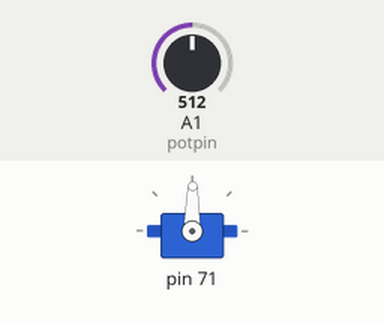
Simulated run of this sketch. Board: Arduino Uno, built with avr-gcc and run on an emulated ATmega328P. Parts: servo. Inputs (shaded band) come from the test bench; at power-on: A1 (potpin) = 512.

Above: at 1.2 s.
1.3 s: A1 (potpin) set to 716
At 2.0 s:
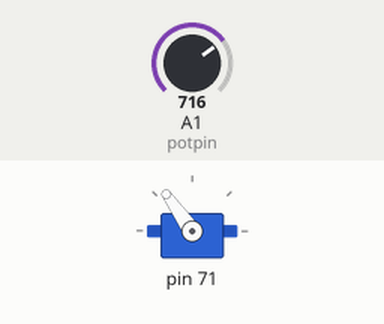
2.8 s: A1 (potpin) set to 900
At 4.0 s:
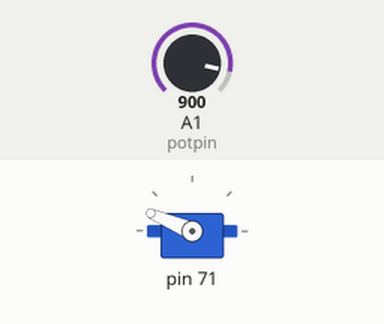
4.3 s: A1 (potpin) set to 1023
At 5.5 s:
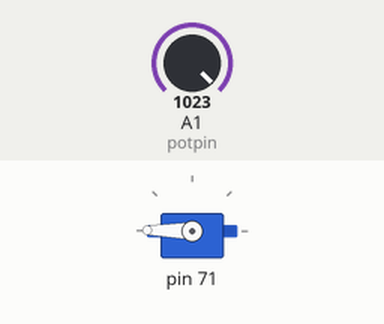
5.8 s: A1 (potpin) set to 306
At 6.4 s:
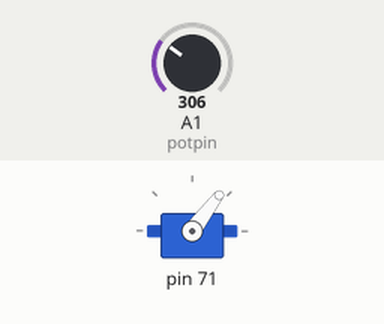
7.3 s: A1 (potpin) set to 122
At 7.8 s:
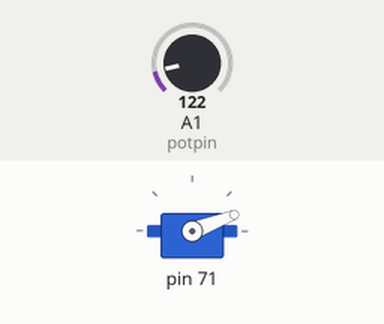
8.8 s: A1 (potpin) set to 511
At 9.8 s:
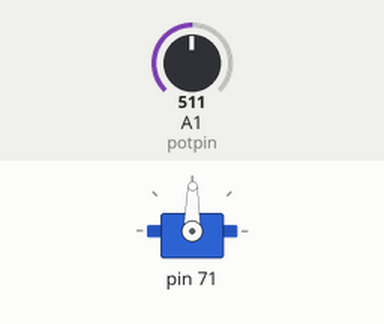
Timing chart, 0 to 11.3 s (numbered marks = the images above; inputs shaded):
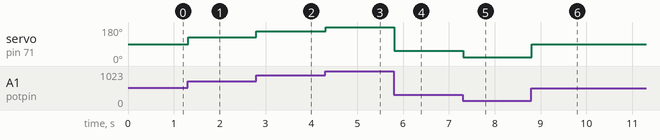

The sketch:

Knob.ino
```cpp
#include <Makeblock.h>
#include <Arduino.h>
#include <SoftwareSerial.h>
#include <Wire.h>

#include <Servo.h> //include the Servo library;

MePort port(PORT_3);
Servo myservo;  // create servo object to control a servo
int servopin =  port.pin2();//attaches the servo on PORT_3 SLOT2 to the servo object
int potpin = A1;//  // analog pin used to connect the potentiometer
int val;    // variable to read the value from the analog pin

void setup()
{
  myservo.attach(servopin);  // attaches the servo on servopin
}

void loop()
{
  val = analogRead(potpin);            // reads the value of the potentiometer (value between 0 and 1023)
  val = map(val, 0, 1023, 0, 179);     // scale it to use it with the servo (value between 0 and 180)
  myservo.write(val);                  // sets the servo position according to the scaled value
  delay(15);                           // waits for the servo to get there
} 
```

Measured:
- after the input at 1.3 s, servo on pin 71: 89° → 125° at once
- after the input at 2.8 s, servo on pin 71: 125° → 157° at once
- after the input at 4.3 s, servo on pin 71: 157° → 179° at once
- after the input at 5.8 s, servo on pin 71: 179° → 53° at once
- after the input at 7.3 s, servo on pin 71: 53° → 21° at once
- after the input at 8.8 s, servo on pin 71: 21° → 89° at once
